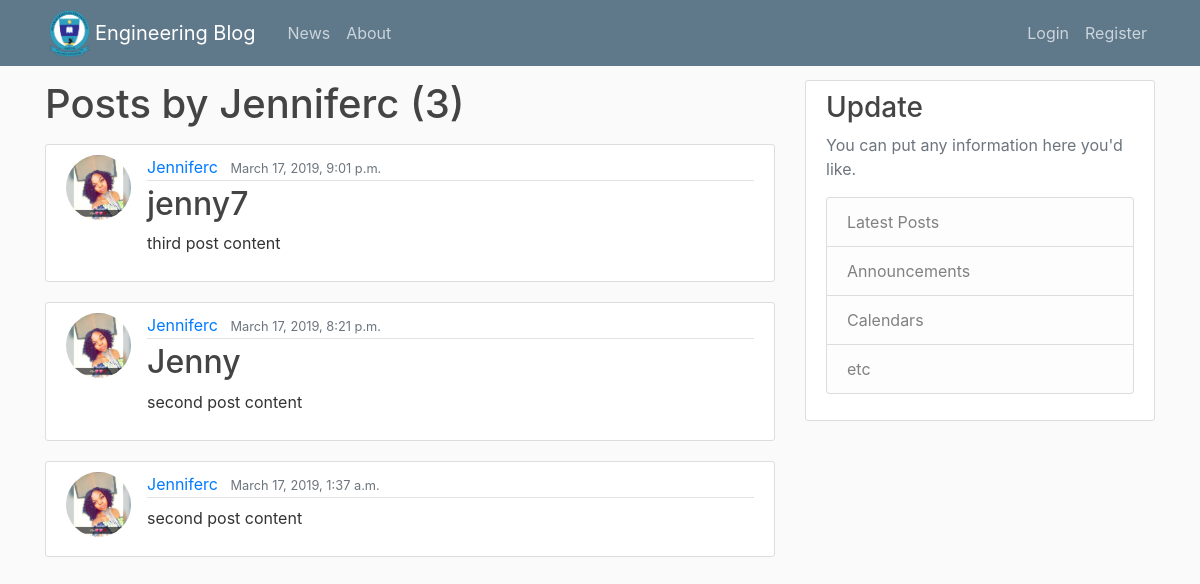
Page /user/Jenniferc on the earlier database version.
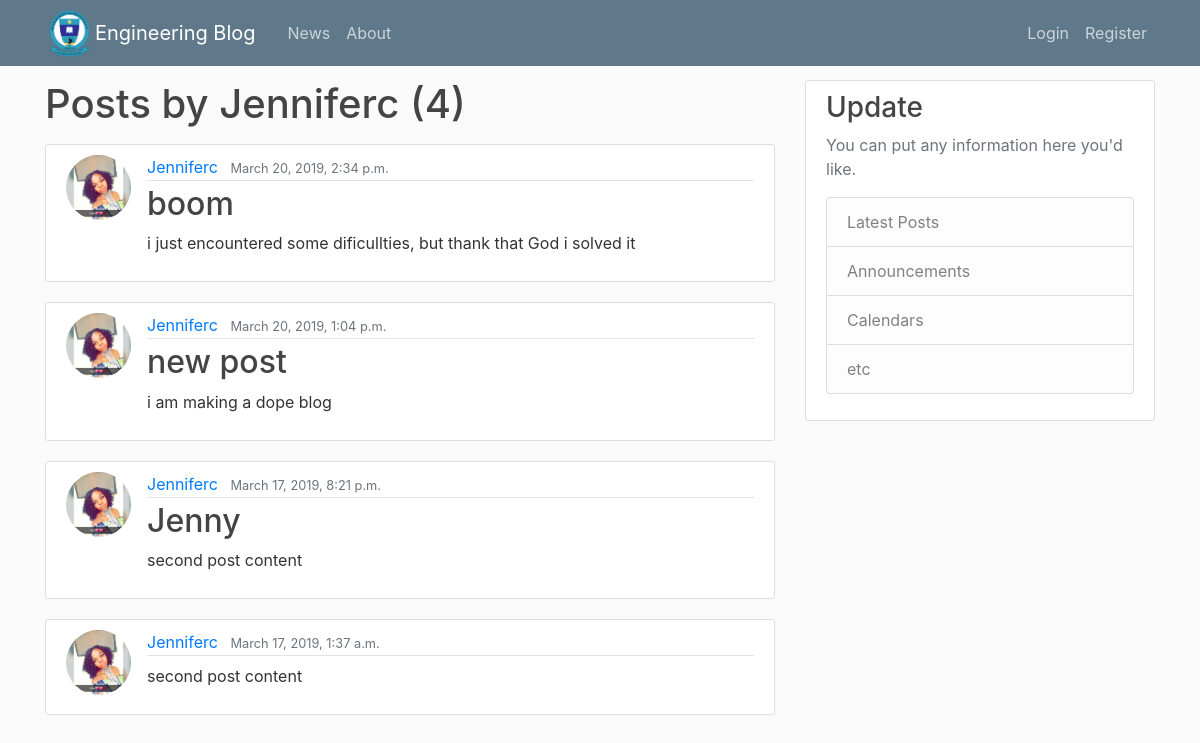
Same page on the later database version.
### pages/models.py (models this page shows, shortened)
class Post(models.Model):
    tittle = models.CharField(max_length=100)
    content = models.TextField()
    date_posted = models.DateTimeField(auto_now_add=True)
    author = models.ForeignKey(User, on_delete=models.CASCADE)

### users/models.py (models this page shows)
class Profile(models.Model):
    user =  models.OneToOneField(User, on_delete = models.CASCADE)
    image = models.ImageField(default='default.jpg', upload_to = 'profile_pics')

### pages/views.py (the view)
# urls.py: path('user/<str:username>', UserPostListView.as_view(), name="user-posts"),
class UserPostListView(ListView):
     model = Post
     template_name='user_posts.html'
     context_object_name='posts'
     ordering=['-date_posted']
     paginate_by = 5
     def get_queryset(self):
         user = get_object_or_404(User, username=self.kwargs.get('username'))
         return Post.objects.filter(author=user).order_by('-date_posted')

### pages/Templates/user_posts.html (shortened to what this page needs)
{% extends "base.html"%}
{% block content %}
<h1 class="mb-3">Posts by {{view.kwargs.username}}  ({{page_obj.paginator.count}})</h1>
    {% for post in posts %}
           <article class="media content-section">
             <img class="rounded-circle article-img" src="{{post.author.profile.image.url}}">
               <div class="media-body">
                 <div class="article-metadata">
                   <a class="mr-2" href="{% url 'user-posts' post.author.username %}">{{ post.author }}</a>
                   <small class="text-muted">{{ post.date_posted }}</small>
                  </div>
                 <h2><a class="article-title" href="{% url 'post-detail' post.id %}">{{ post.tittle }}</a></h2>
                <p class="article-content">{{ post.content }}</p>
               </div>
           </article>
    {% endfor %}
{% endblock content %}

Differences in the rows shown:
removed Post: author.profile.image (picture), author "Jenniferc", date_posted "March 17, 2019, 9:01 p.m.", tittle "jenny7", content "third post content"
added Post: author.profile.image (picture), author "Jenniferc", date_posted "March 20, 2019, 2:34 p.m.", tittle "boom", content "i just encountered some dificullties, but thank that God i solved it"
added Post: author.profile.image (picture), author "Jenniferc", date_posted "March 20, 2019, 1:04 p.m.", tittle "new post", content "i am making a dope blog"
Other differences:
{{ page_obj.paginator.count }}: "3" → "4"
